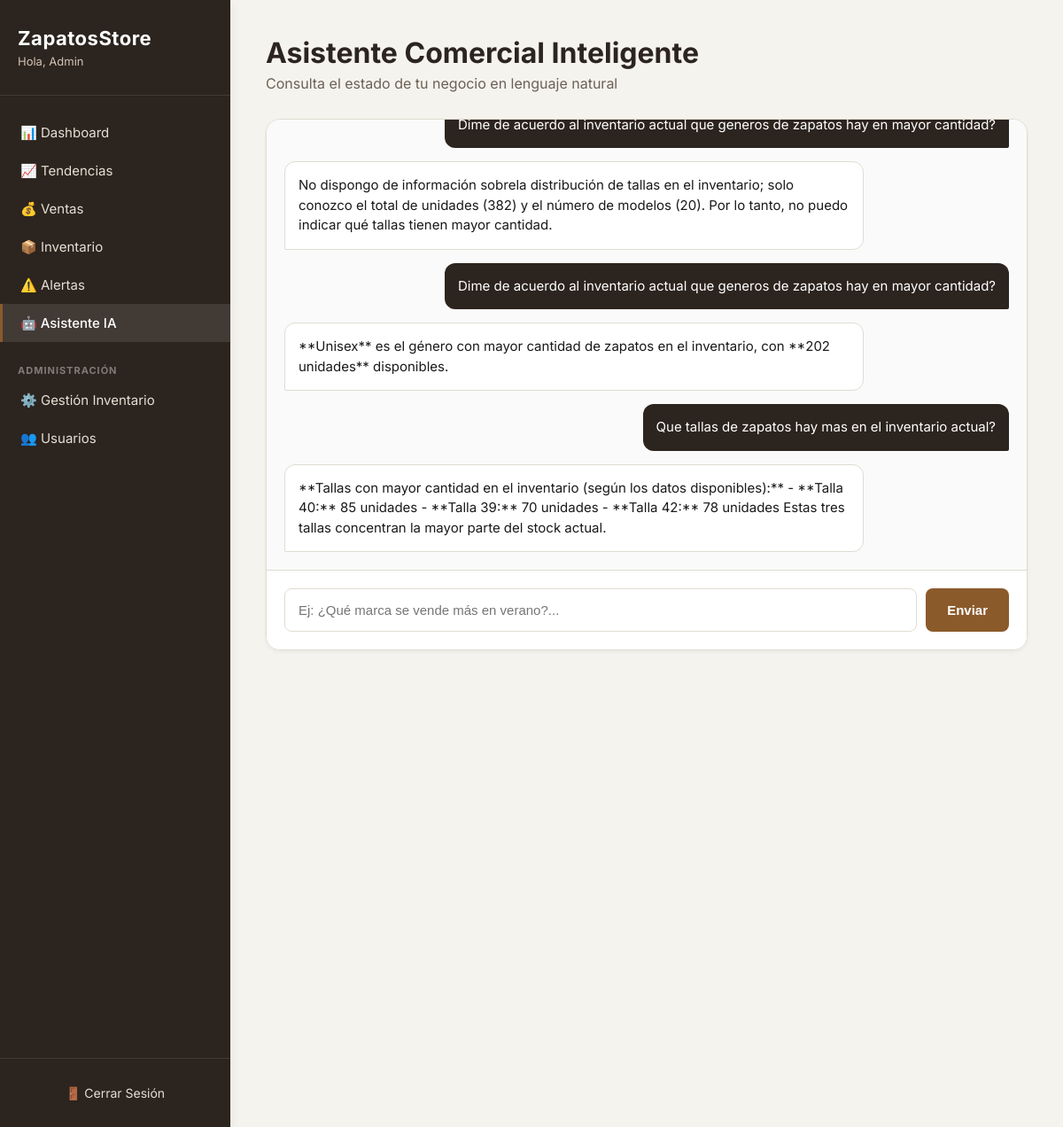
The app's page /asistente (signed in) with its own data.
### tables this page shows
CREATE TABLE sesiones_chat (
            id              INTEGER PRIMARY KEY AUTOINCREMENT,
            usuario_id      INTEGER NOT NULL,
            rol_mensaje     TEXT NOT NULL CHECK(rol_mensaje IN ('user', 'assistant')),
            contenido       TEXT NOT NULL,
            modelo_ia       TEXT DEFAULT 'meta-llama/llama-3.3-70b-instruct:free',
            fecha           DATETIME DEFAULT CURRENT_TIMESTAMP,
            FOREIGN KEY (usuario_id) REFERENCES usuarios(id) ON DELETE CASCADE
        );

### backend/routes.py (the view)
@main_bp.route("/asistente")
@login_required
def asistente():
    user_id = session.get("user_id")
    historial = obtener_historial_chat(user_id)
    return render_template("asistente.html", historial=historial)

### auth.py (called while the page is built)
def login_required(f):
    @wraps(f)
    def decorated(*args, **kwargs):
        if "user_id" not in session:
            return redirect(url_for("auth.login"))
        return f(*args, **kwargs)
    return decorated

### database.py (called while the page is built)
def get_db():
    conn = sqlite3.connect(SQLITE_DB)
    conn.row_factory = sqlite3.Row
    conn.execute("PRAGMA foreign_keys = ON")
    return conn

def obtener_historial_chat(usuario_id, limite=20):
    db = get_db()
    mensajes = db.execute(
        "SELECT rol_mensaje, contenido, fecha FROM sesiones_chat WHERE usuario_id = ? ORDER BY fecha DESC LIMIT ?",
        (usuario_id, limite)
    ).fetchall()
    db.close()
    return list(reversed(mensajes))

### templates/asistente.html (shortened to what this page needs)
{% extends "base.html" %}
{% block page_title %}Asistente Comercial Inteligente{% endblock %}
{% block page_subtitle %}Consulta el estado de tu negocio en lenguaje natural{% endblock %}
{% block content %}
<div class="chat-container">
    <div class="chat-messages" id="chat-messages">
        {% for msg in historial %}
            <div class="chat-bubble {{ 'user' if msg.rol_mensaje == 'user' else 'ai' }}">
                {{ msg.contenido | safe }}
            </div>
        {% endfor %}
    </div>
    <div class="chat-input-area">
        <input type="text" id="chat-input" placeholder="Ej: ¿Qué marca se vende más en verano?..." autocomplete="off">
        <button id="btn-send" class="btn btn-primary" onclick="sendMessage()">Enviar</button>
    </div>
</div>
{% endblock %}

### static/css/styles.css (style rules this page uses)
:root { --bg-main: #F5F3ED; --bg-sidebar: #2C241E; --bg-card: rgba(255, 255, 255, 0.9); --text-main: #1A1A1A; --text-muted: #6B6158; --text-sidebar: #E5DFD5; --primary: #8B5A2B; --primary-hover: #694420; --secondary: #D4C4B7; --success: #2E7D32; --warning: #F57C00; --danger: #D32F2F; --border-color: #E0DCD3; --shadow-sm: 0 2px 4px rgba(44, 36, 30, 0.05); --shadow-md: 0 4px 12px rgba(44, 36, 30, 0.08); }
* { margin: 0; padding: 0; box-sizing: border-box; }
body { font-family: 'Inter', sans-serif; background-color: var(--bg-main); color: var(--text-main); display: flex; min-height: 100vh; }
.btn { padding: 12px 24px; border: none; border-radius: 8px; font-size: 15px; font-weight: 600; cursor: pointer; transition: all 0.3s ease; text-decoration: none; display: inline-block; }
.btn-primary { background-color: var(--primary); color: #FFFFFF; }
.chat-container { background: var(--bg-card); border-radius: 16px; box-shadow: var(--shadow-sm); border: 1px solid var(--border-color); display: flex; flex-direction: column; height: 600px; overflow: hidden; }
.chat-messages { flex: 1; padding: 20px; overflow-y: auto; display: flex; flex-direction: column; gap: 15px; background: #FAFAFA; }
.chat-bubble { max-width: 80%; padding: 15px; border-radius: 12px; line-height: 1.5; font-size: 15px; }
.chat-bubble.user { align-self: flex-end; background-color: var(--bg-sidebar); color: #FFFFFF; border-bottom-right-radius: 2px; }
.chat-bubble.ai { align-self: flex-start; background-color: #FFFFFF; color: var(--text-main); border: 1px solid var(--border-color); border-bottom-left-radius: 2px; }
.chat-input-area { padding: 20px; background: #FFFFFF; border-top: 1px solid var(--border-color); display: flex; gap: 10px; }
.chat-input-area input { flex: 1; padding: 15px; border: 1px solid var(--border-color); border-radius: 8px; font-size: 15px; }

### records on screen
sesiones_chat: contenido "Dime de acuerdo al inventario actual que generos de zapatos hay en mayor cantidad?"
sesiones_chat: contenido "No dispongo de información sobrela distribución de tallas en el inventario; solo conozco el total de unidades (382) y el número de modelos (20). Por lo tanto, no puedo indicar qué tallas tienen mayor cantidad."
sesiones_chat: contenido "Dime de acuerdo al inventario actual que generos de zapatos hay en mayor cantidad?"
sesiones_chat: contenido "**Unisex** es el género con mayor cantidad de zapatos en el inventario, con **202 unidades** disponibles."
sesiones_chat: contenido "Que tallas de zapatos hay mas en el inventario actual?"
sesiones_chat: contenido "**Tallas con mayor cantidad en el inventario (según los datos disponibles):** - **Talla 40:** 85 unidades - **Talla 39:** 70 unidades - **Talla 42:** 78 unidades Estas tres tallas concentran la mayor parte del stock actual."

### other values on screen
{{ session.get('user_nombre', 'Usuario') }} "Admin"
